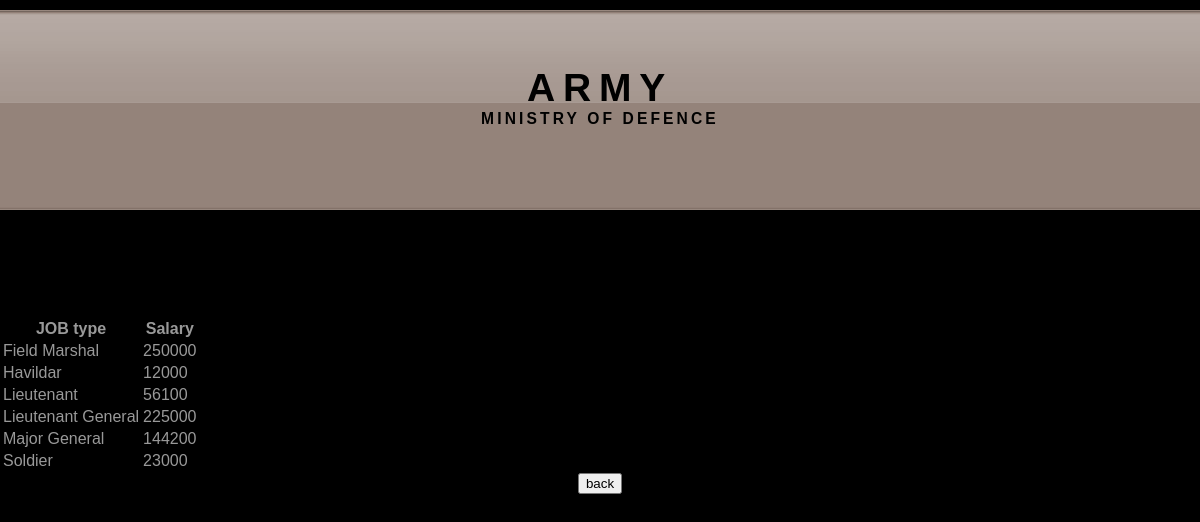
The app's page /views/slary_list.php with its own data.
### tables this page shows
create TABLE WORK (
type   varchar(80) primary key,
salary int not null
);

### views/slary_list.php (the view, shortened to what this page needs)
<html>
<head>
</head>
<head>
<link href="../css/default.css" / rel="stylesheet" type="text/css" />
</head>
<body>
<div id="header">
	<h1><a href="#">ARMY</a></h1>
	<h2>ministry of defence</a></h2>
</div>
<div id="menu">
</div>
<body>
<form>
<div>
<?php
$servername = "localhost";
$username = "root";
$password = "";
$dbname = "mitry_db";
$conn = new mysqli($servername, $username, $password, $dbname);
$sql = "SELECT * FROM work";
$result = $conn->query($sql);
if ($result !== false && $result->num_rows>0) {
       echo "<table><tr><th> JOB type </th><th> Salary </th></tr>";
  while($row = $result->fetch_assoc()) {
      echo " <tr><td> ".$row["type"]." </td><td> ".$row["salary"]. "</td></tr> ";
      echo "<br>";
    }
     echo "</table>";
} else {
  echo "0 results";
}
?>
<center>
<a href="xx.php"> <input type="button" id="submit_btn" value="back"></a>
		</form></center>
</div>	<br><br><br>
</body>
</html>

### css/default.css (style rules this page uses)
body { margin: 11px 0 0 0; padding: 0; background: #000000 url(../images/img1.gif) repeat-x; font: normal small Arial, Helvetica, sans-serif; text-align: justify; color: #999999; }
h1, h2, h3, h4, h5, h6 { margin: 0; padding: 0; text-transform: uppercase; letter-spacing: .2em; color: #000000; }
a { text-decoration: none; color: #B5A9A3; }
#header { width: 720px; height: 161px; margin: 0 auto; background: url(../images/img2.jpg) no-repeat; }
#header * { text-decoration: none; text-align: center; color: #000000; }
#header h1 { padding-top: 55px; font-size: 3em; }
#header h2 { font-size: 1.2em; }
#menu { width: 720px; height: 55px; margin: 0 auto; }

### records on screen
work: type "Field Marshal", salary "250000"
work: type "Havildar", salary "12000"
work: type "Lieutenant", salary "56100"
work: type "Lieutenant General", salary "225000"
work: type "Major General", salary "144200"
work: type "Soldier", salary "23000"
